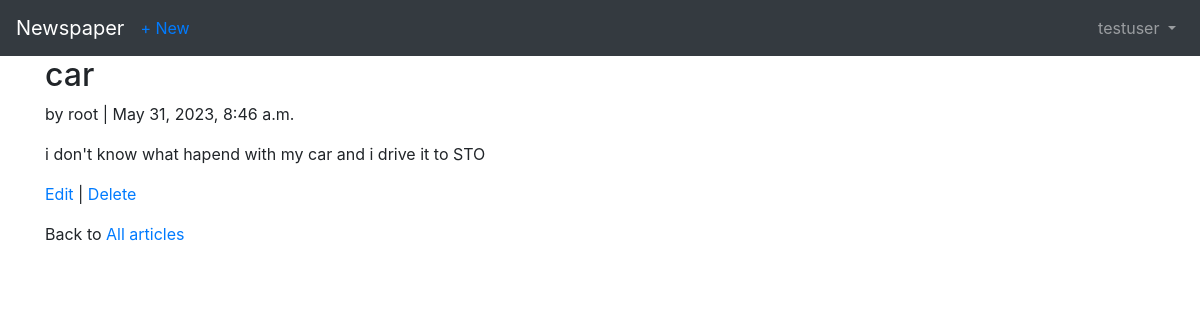
Screenshot of /articles/1/ (signed in) with the database file from the repository.
### accounts/models.py (models this page shows)
class CustomUser(AbstractUser):
    age = models.PositiveIntegerField(null=True, blank=True)

### articles/models.py (models this page shows, shortened)
class Article(models.Model):
    title = models.CharField(max_length=255)
    body = models.TextField()
    date = models.DateTimeField(auto_now=True)
    author = models.ForeignKey(get_user_model(), on_delete=models.CASCADE)

### articles/views.py (the view)
# urls.py: path('<int:pk>/', ArticleDetailView.as_view(), name='article_detail'),
class ArticleDetailView(LoginRequiredMixin, DetailView):
    model = Article
    template_name = 'article_detail.html'

### templates/article_detail.html (shortened to what this page needs)
{% extends 'base.html' %}
{% block content %}
  <div class="article-entry">
      <h2>{{ object.title }}</h2>
      <p> by {{ object.author }} | {{ object.date }} </p>
      <p>{{ object.body }}  </p>
  </div>
  <p><a href="{% url 'article_edit' article.pk %}">Edit</a> |
     <a href="{% url 'article_delete' article.pk %}">Delete</a>
  </p>
  <p>Back to <a href="{% url 'article_list' %}">All articles</a> </p>
{% endblock content %}

### templates/base.html (shortened to what this page needs)
<!DOCTYPE html>
<html>
<head>
<link rel="stylesheet" href="https://cdn.jsdelivr.net/npm/bootstrap@4.5.3/dist/css/bootstrap.min.css"
>
</head>
<body>
<nav class="navbar navbar-expand-lg navbar-dark bg-dark">
  <a class="navbar-brand" href="{% url 'home' %}">Newspaper</a>
  {% if user.is_authenticated %}
  <ul class="navbar-nav mr-auto">
   <li class="nav-item">
     <a href="{% url 'article_new' %}"> + New </a>
   </li>
  </ul>
  {% endif %}
  <div class="collapse navbar-collapse" id="navbarSupportedContent">
    {% if user.is_authenticated %}
    <ul class="navbar-nav ml-auto">
    <li class="nav-item">
    <a class="nav-link dropdown-toggle" href="#"
      id="navbarDropdown" role="button" data-toggle="dropdown"
      aria-haspopup="true" aria-expanded="false">
    {{ user.username }}
  </a>
   </li>
   </ul>
{% endif %}
</div>
</nav>
<main>
<div class="container">
{% block content %}
{% endblock content %}
</div>
</main>
</body>
</html>

### rows the page displays
CustomUser: username "testuser"
Article: title "car", author "root", date "May 31, 2023, 8:46 a.m.", body "i don't know what hapend with my car and i drive it to STO"
